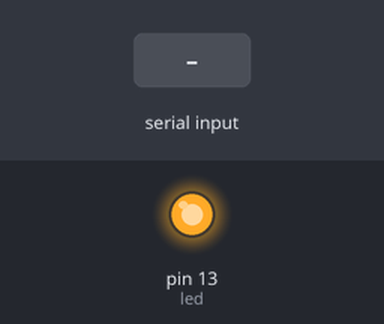
Bench run of a sketch on a simulated Arduino Uno, built with avr-gcc and run on an emulated ATmega328P. On the bench: output pins drawn as LEDs (lit = HIGH). The inputs (shaded band) are chosen by the test bench.

Above: at 1.2 s.
1.3 s: "f" received over Serial
At 1.8 s:
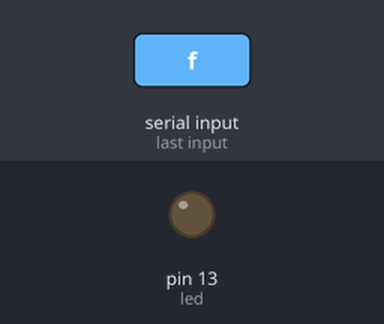
2.8 s: "n" received over Serial
At 4.2 s:
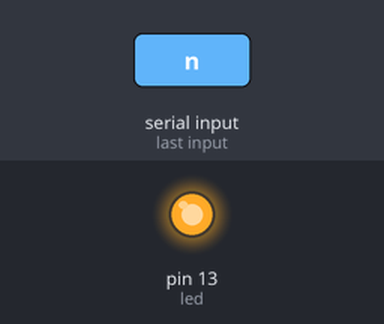
Timing chart, 0 to 5.8 s (numbered marks = the images above; inputs shaded):
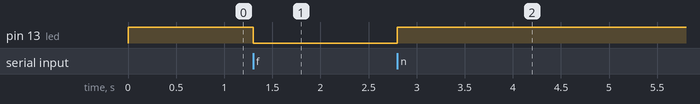

Measured:
- after the input at 1.3 s, pin 13 (led): HIGH → LOW at once
- after the input at 2.8 s, pin 13 (led): LOW → HIGH at once

The sketch:

test_bluetooth.ino
```cpp
int led = 13;

void setup ()

{

pinMode (13, OUTPUT); // We configure the output pin 13

digitalWrite (led, HIGH);

Serial.begin (9600); // we begin the serial port

}

void loop ()
{char data;


if(Serial.available ()>0)

{

     data = Serial.read ();
}

if (data == 'n') // If we send an 'a' turn off the led
{
     digitalWrite (led, HIGH);
}
if(data == 'f')
{

      digitalWrite (led, LOW);

}
/*
if (data == 'b') {// If we send a 'b' turn on the LED

Serial.write (data);

data = 0;

digitalWrite (led, HIGH);

}

}
*/
}
```
